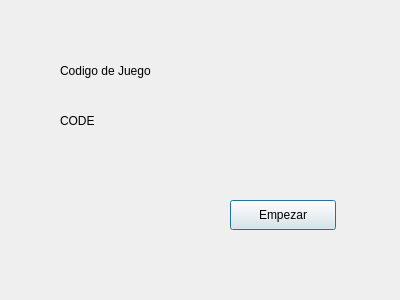
<?xml version="1.0" encoding="UTF-8"?>
<ui version="4.0">
 <class>Crear</class>
 <widget class="QDialog" name="Crear">
  <property name="geometry">
   <rect>
    <x>0</x>
    <y>0</y>
    <width>400</width>
    <height>300</height>
   </rect>
  </property>
  <property name="windowTitle">
   <string>Dialog</string>
  </property>
  <widget class="QLabel" name="label">
   <property name="geometry">
    <rect>
     <x>60</x>
     <y>60</y>
     <width>151</width>
     <height>21</height>
    </rect>
   </property>
   <property name="text">
    <string>Codigo de Juego</string>
   </property>
  </widget>
  <widget class="QLabel" name="label_2">
   <property name="geometry">
    <rect>
     <x>60</x>
     <y>110</y>
     <width>80</width>
     <height>21</height>
    </rect>
   </property>
   <property name="text">
    <string>CODE</string>
   </property>
  </widget>
  <widget class="QPushButton" name="pushButton">
   <property name="geometry">
    <rect>
     <x>230</x>
     <y>200</y>
     <width>106</width>
     <height>30</height>
    </rect>
   </property>
   <property name="text">
    <string>Empezar</string>
   </property>
  </widget>
 </widget>
 <resources/>
 <connections/>
</ui>
